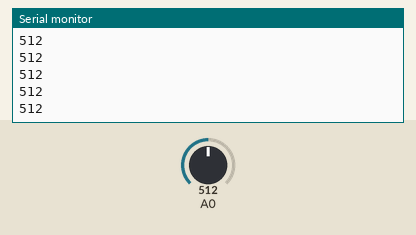
This sketch was run on a simulated Arduino Uno, built with avr-gcc and run on an emulated ATmega328P. Shown: the last lines printed to the serial monitor. Inputs (shaded band) come from the test bench; at power-on: A0 = 512.

Above: at 1.2 s.
1.3 s: A0 set to 610
At 1.33 s:
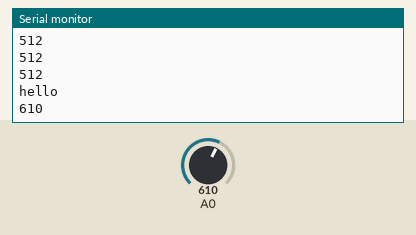
2.8 s: A0 set to 590
At 2.89 s:
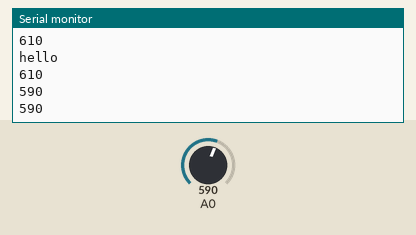
Timing chart, 0 to 5.8 s (numbered marks = the images above; inputs shaded):
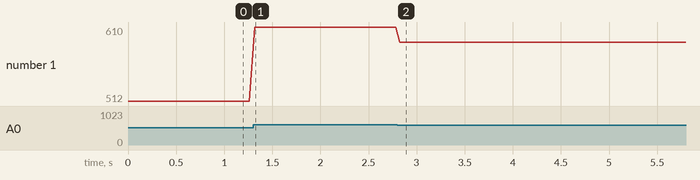

Measured:
- after the input at 1.3 s, the serial monitor: prints a new line at once (image 1)
- after the input at 2.8 s, the serial monitor: prints a new line at once (image 2)
- plotted number 1: 512 → 610 after the input at 1.3 s, 610 → 590 after the input at 2.8 s

The sketch:

sound.ino
```cpp
#define SOUND 8

void setup() {

  Serial.begin(9600);


}

void loop() {
  if (analogRead(A0)>600)
  {
      Serial.println("hello");
  }
  Serial.println(analogRead(A0));
  delay(50);


}
```
